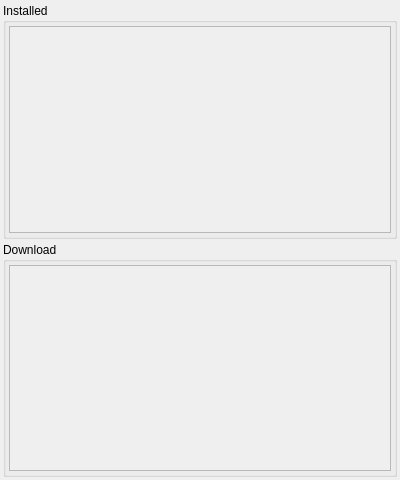
<?xml version="1.0" encoding="UTF-8"?>
<ui version="4.0">
 <class>MainWindow</class>
 <widget class="QMainWindow" name="MainWindow">
  <property name="geometry">
   <rect>
    <x>0</x>
    <y>0</y>
    <width>400</width>
    <height>480</height>
   </rect>
  </property>
  <property name="windowTitle">
   <string>MainWindow</string>
  </property>
  <widget class="QWidget" name="centralwidget">
   <layout class="QVBoxLayout" name="verticalLayout_4">
    <property name="spacing">
     <number>3</number>
    </property>
    <property name="margin">
     <number>3</number>
    </property>
    <item>
     <layout class="QVBoxLayout" name="verticalLayout">
      <item>
       <widget class="QGroupBox" name="groupBox">
        <property name="title">
         <string>Installed</string>
        </property>
        <property name="alignment">
         <set>Qt::AlignLeading|Qt::AlignLeft|Qt::AlignTop</set>
        </property>
        <layout class="QVBoxLayout" name="verticalLayout_5">
         <property name="spacing">
          <number>3</number>
         </property>
         <property name="margin">
          <number>3</number>
         </property>
         <item>
          <widget class="QScrollArea" name="scrollArea">
           <property name="widgetResizable">
            <bool>true</bool>
           </property>
           <property name="alignment">
            <set>Qt::AlignLeading|Qt::AlignLeft|Qt::AlignTop</set>
           </property>
           <widget class="QWidget" name="scrollAreaWidgetContents">
            <property name="geometry">
             <rect>
              <x>0</x>
              <y>0</y>
              <width>382</width>
              <height>210</height>
             </rect>
            </property>
            <layout class="QVBoxLayout" name="verticalLayout_6">
             <property name="spacing">
              <number>3</number>
             </property>
             <property name="margin">
              <number>3</number>
             </property>
             <item>
              <layout class="QVBoxLayout" name="verticalLayout_Installed"/>
             </item>
            </layout>
           </widget>
          </widget>
         </item>
        </layout>
       </widget>
      </item>
      <item>
       <widget class="QGroupBox" name="groupBox_2">
        <property name="title">
         <string>Download</string>
        </property>
        <property name="alignment">
         <set>Qt::AlignLeading|Qt::AlignLeft|Qt::AlignTop</set>
        </property>
        <layout class="QVBoxLayout" name="verticalLayout_7">
         <property name="spacing">
          <number>3</number>
         </property>
         <property name="margin">
          <number>3</number>
         </property>
         <item>
          <widget class="QScrollArea" name="scrollArea_2">
           <property name="widgetResizable">
            <bool>true</bool>
           </property>
           <property name="alignment">
            <set>Qt::AlignLeading|Qt::AlignLeft|Qt::AlignTop</set>
           </property>
           <widget class="QWidget" name="scrollAreaWidgetContents_2">
            <property name="geometry">
             <rect>
              <x>0</x>
              <y>0</y>
              <width>382</width>
              <height>210</height>
             </rect>
            </property>
            <layout class="QVBoxLayout" name="verticalLayout_8">
             <property name="spacing">
              <number>3</number>
             </property>
             <property name="margin">
              <number>3</number>
             </property>
             <item>
              <layout class="QVBoxLayout" name="verticalLayout_Available"/>
             </item>
            </layout>
           </widget>
          </widget>
         </item>
        </layout>
       </widget>
      </item>
     </layout>
    </item>
   </layout>
  </widget>
 </widget>
 <resources/>
 <connections/>
</ui>
